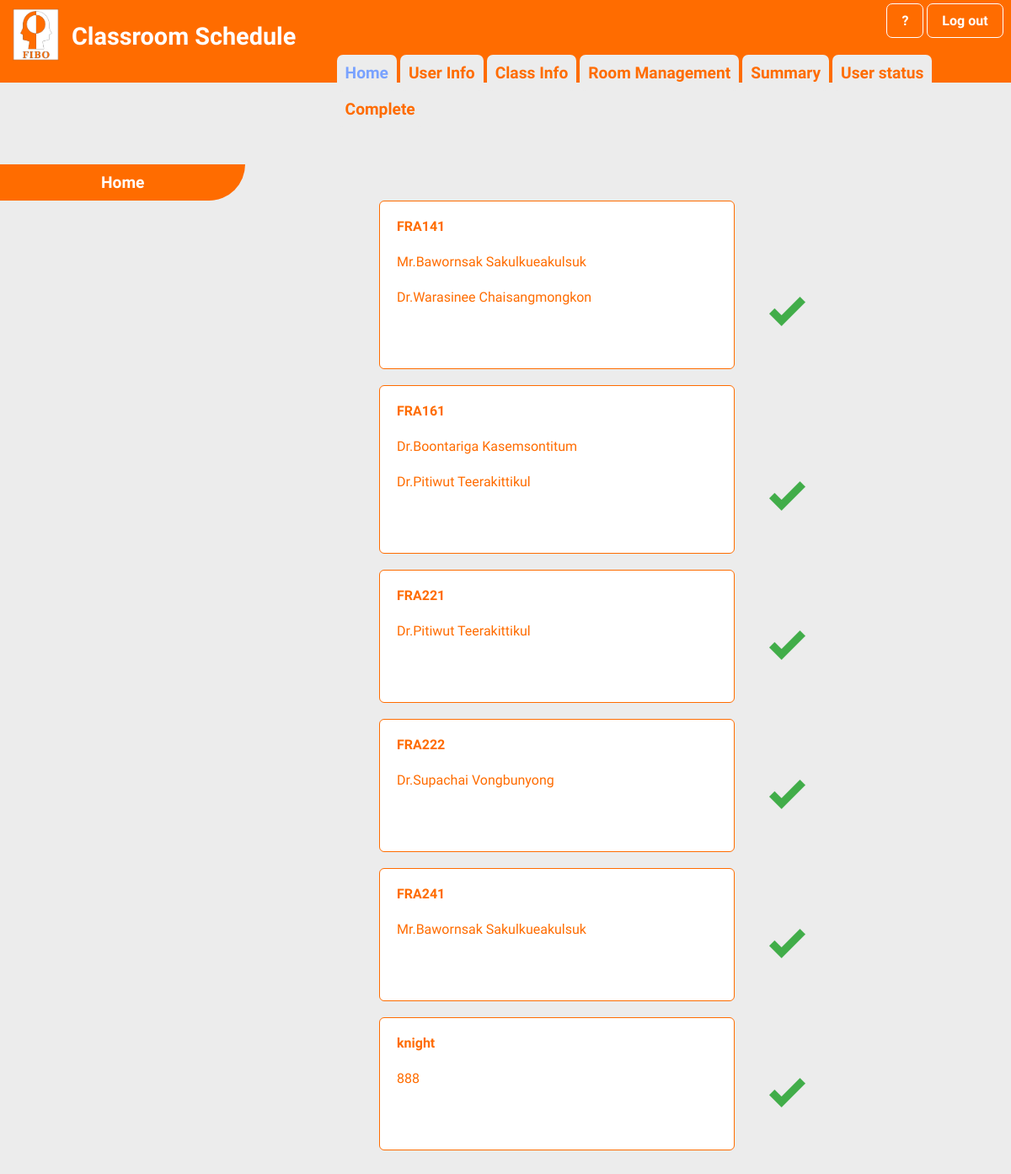
The page /admin1.php on the database its author committed.
### tables this page shows
CREATE TABLE `table_teacher_subject` (
  `No` int(3) NOT NULL,
  `teacher_name` varchar(100) NOT NULL,
  `subject_code` varchar(100) NOT NULL
);

### admin1.php (the view, shortened to what this page needs)
<?php
      require 'dbconfig/config.php';
?>
<!DOCTYPE html>
<html lang="en">
  <head>
    <link rel="stylesheet" type="text/css" href="css/admin1.css">
  </head>
  <body>
    <header>
        <img src="images/FIBO_logo.jpg" width="55" height="62" style="margin-top: 10px; margin-left: 10px">
        <div style="font-size: 1.8em; margin-top: -50px; margin-left: 80px">
        <b>Classroom Schedule</b>
        </div><br><br>
        </header>
        <div style="margin-top: -94px; margin-left:87.7%">
            <a href="index.php" class="btn"><b>?</b></a>
            <a href="index.php" class="btn"><b>Log out</b></a>
        </div>
        <div style="margin-top: 20px; margin-left:33.3%">
            <a href="admin1.php" class="btn1" style=" color: #79a2ff"><b>Home</b></a>
            <a href="admin2.php" class="btn1"><b>User Info</b></a>
            <a href="admin3.php" class="btn1"><b>Class Info</b></a>
            <a href="admin4.php" class="btn1"><b>Room Management</b></a>
            <a href="admin5.php" class="btn1"><b>Summary</b></a>
            <a href="admin6.php" class="btn1"><b>User status</b></a>
            <a href="admin7.php" class="btn1"><b>Complete</b></a>
        </div>
        <div style="margin-top: 25px;">
            <br><b class="topics">Home</b>
        </div>
        <?php
                $allsubject = "SELECT DISTINCT subject_code AS Subjects FROM table_teacher_subject
                				ORDER BY `table_teacher_subject`.`subject_code` ASC";
                $data = "SELECT * FROM `table_teacher_subject`
                			ORDER BY `table_teacher_subject`.`subject_code` ASC";
                $description = "SELECT DISTINCT subject_code AS subjects_input FROM `table_subject_description_input`
                				ORDER BY `table_subject_description_input`.`subject_code` ASC";
                $sub_code = mysqli_query($con, $allsubject);
                while($row = mysqli_fetch_array($sub_code)){
                    $status = "0";
                    $check = $row['Subjects'];
                    echo "<div style='margin-top:0px; margin-left:450px'class='statuskru'>";
                    echo "<p class='text-head'> <b>".$row["Subjects"]."</b></p><br>";
                    $sub_des = mysqli_query($con, $description);
                    while($row = mysqli_fetch_array($sub_des)) {
                    	if($check == $row['subjects_input']){
                    		$status = "1";
                    		break;
                    	}
                    }
                    $sub_data = mysqli_query($con, $data);
                    while($row = mysqli_fetch_array($sub_data)) {
                        if($check == $row['subject_code'])
                        {
                            echo "<p class='text'>".$row['teacher_name']."</p><br>";
                        }
                    }
                    if ($status == "1"){
                    	echo "<img src='images/tick.png' width='120' height='90'>";
                    }
                    else if($status == "0"){
                    	echo "<img src='images/x.png' width='40' height='60' style='margin-left: 460px'>";
                    }
                    echo "</div>";
                    echo "<br>";
                    echo "<br>";
                }
                    echo "<br>";
            ?>
        <div style="margin-top:-575px;margin-left:890px">
            <br><br><br><br><br><br><br><br><br><br>
            <br><br><br><br><br><br><br><br><br><br>
        </div>
  </body>
</html>

### css/admin1.css (style rules this page uses)
* { margin: 0; padding: 0; }
.btn { display: inline-block; border:1.5px solid white; padding: 10px 17px; background-color: #ff6c00; text-decoration: none; font-family: 'Work Sans', sans-serif; font-size: 1em; color: #ffffff ; border-radius:7px; transition: 0.1s; }
.btn1 { display: inline-block; border: 0px solid #ff6c00; padding: 10px 10px; background-color: #ececec; text-decoration: none; font-family: 'Work Sans', sans-serif; font-size: 1.2em; color: #ff6c00 ; border-radius: 7px; transition: 0.1s; }
.topics { display: inline-block; border: 0px solid #ff6c00; padding: 10px 120px; background-color: #ff6c00; text-decoration: none; font-family: 'Work Sans', sans-serif; font-size: 1.2em; color: #ffffff ; border-bottom-right-radius: 50px; transition: 0.1s; }
.statuskru { width:420px; height:auto; border:0px; display:inline-block; background:#ffffff; font-size:1em; color:#ff6c00; text-align: left; border:1px solid #ff6c00; border-radius:6px; line-height: 42px; font-family: 'Work Sans', sans-serif; box-sizing: border-box 0px; }
.text { line-height: 0; margin-top: 0px; margin-left: 20px; }
.text-head { line-height: 0; margin-top: 30px; margin-left: 20px; }
.statuskru img { margin-left: 420px; margin-top: -90px }

### admin1.php (style rules this page uses)
body { background-color: #ececec; color: #ff6c00 ; font-family: 'Work Sans', sans-serif; font-size: 1em; text-align: left; }
header { background: #ff6c00 none repeat-x 0 0; color: #FFFFFF; margin-top: 0px; padding: 0 5px; text-align: left; }

### rows shown on the page
table_teacher_subject: teacher_name "Mr.Bawornsak Sakulkueakulsuk"
table_teacher_subject: teacher_name "Dr.Warasinee Chaisangmongkon"
table_teacher_subject: teacher_name "Dr.Boontariga Kasemsontitum"
table_teacher_subject: teacher_name "Dr.Pitiwut Teerakittikul"
table_teacher_subject: teacher_name "Dr.Pitiwut Teerakittikul"
table_teacher_subject: teacher_name "Dr.Supachai Vongbunyong"
table_teacher_subject: teacher_name "Mr.Bawornsak Sakulkueakulsuk"
table_teacher_subject: teacher_name "888"

### other values the page prints
$row["Subjects"] "FRA141"
$row["Subjects"] "FRA161"
$row["Subjects"] "FRA221"
$row["Subjects"] "FRA222"
$row["Subjects"] "FRA241"
$row["Subjects"] "knight"
